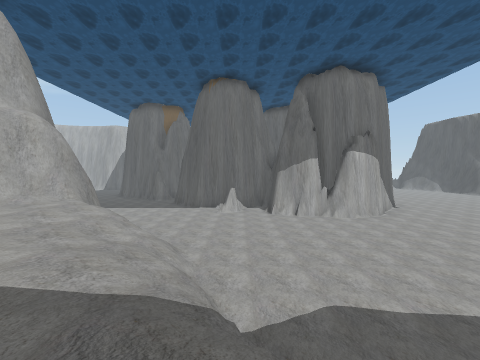
View 1 (above)

19 first-person views from a walk through a scene from a Unity 3-D project. The camera is 1.4 m above the floor, tilts 2° down and sees 90° across. The floor is counted in squares, 2 m on a side. Each view is taken from the middle of a square. On the plan, view 1 faces up. The plan holds only what a view shows up to about 9 squares ahead; the rest is blank. The place goes on beyond the plan. The player is left out. Some animated figures are left out. Some surface patterns are stand-ins.

View 2
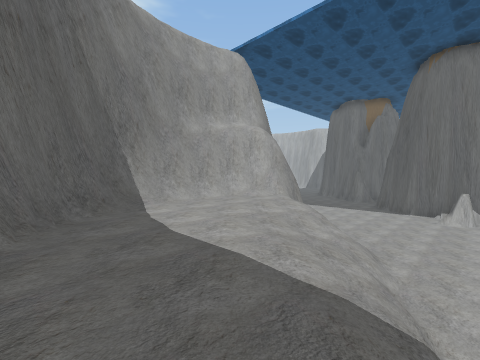

View 3
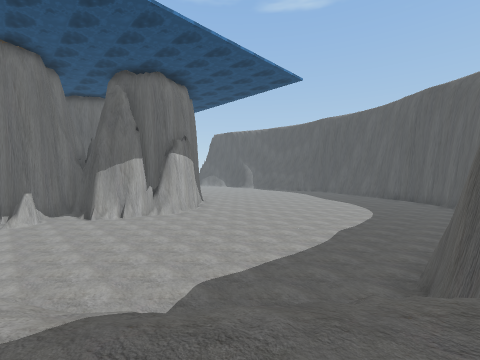

View 4
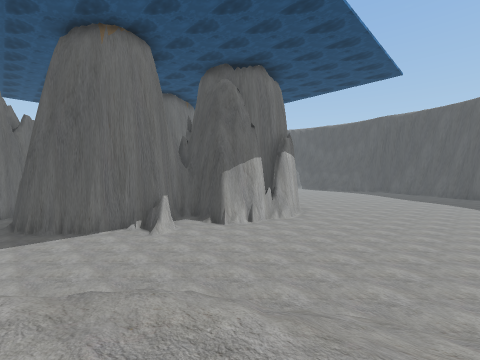

View 5
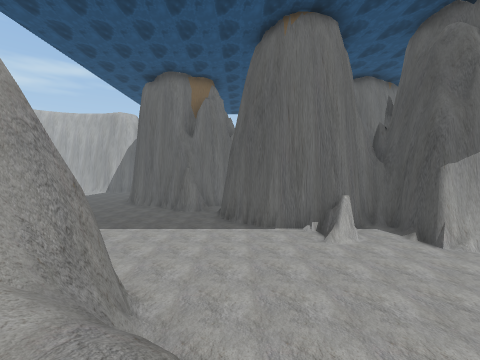

View 6
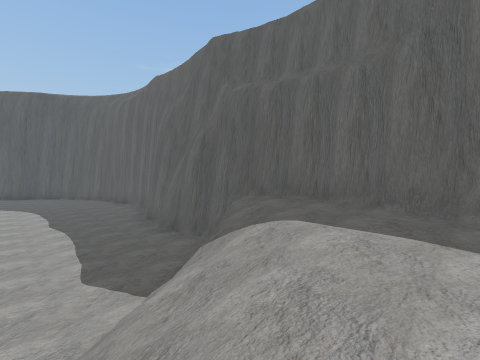

View 7
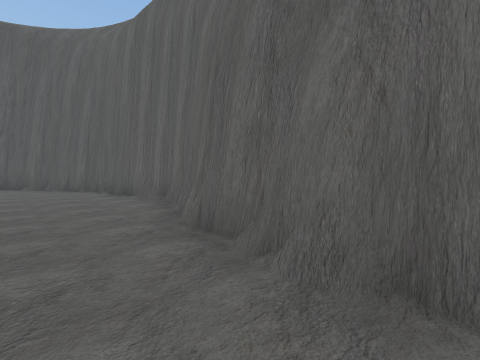

View 8
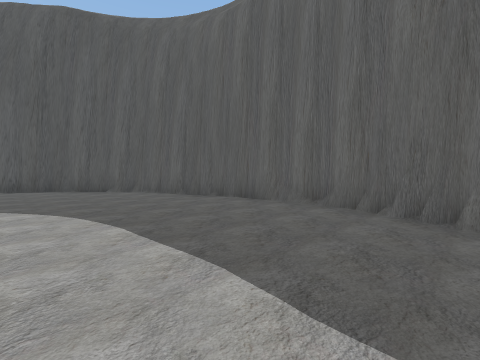

View 9
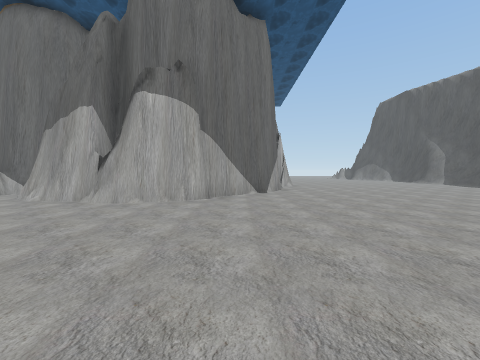

View 10
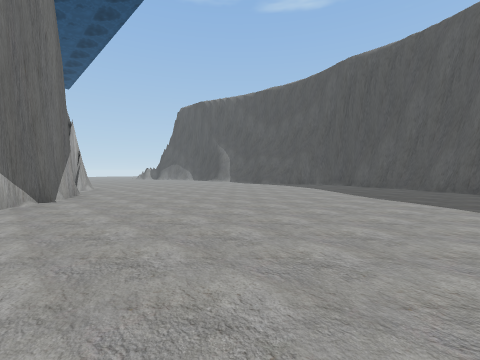

View 11
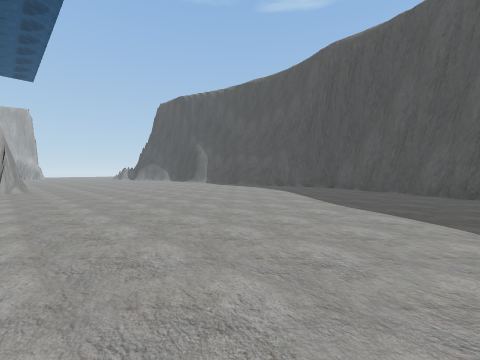

View 12
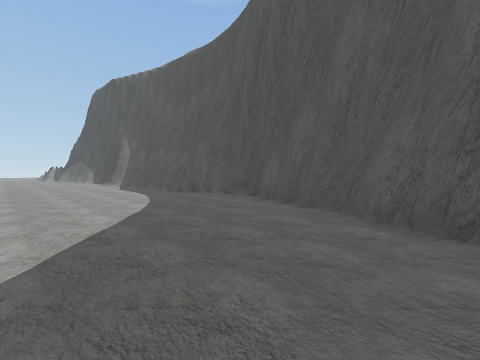

View 13
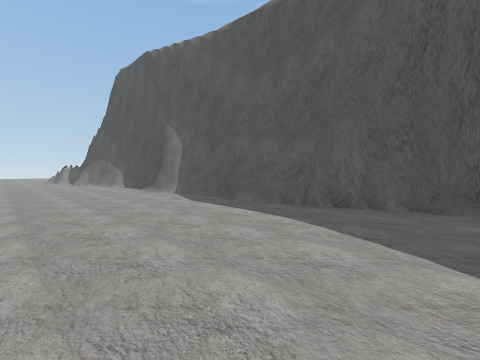

View 14
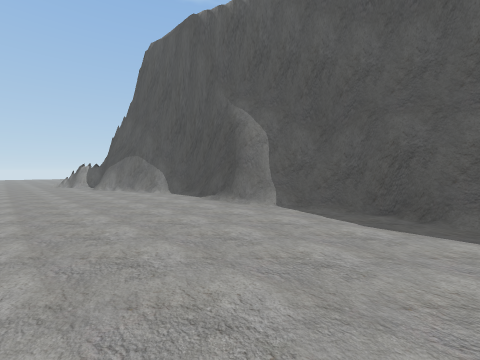

View 15
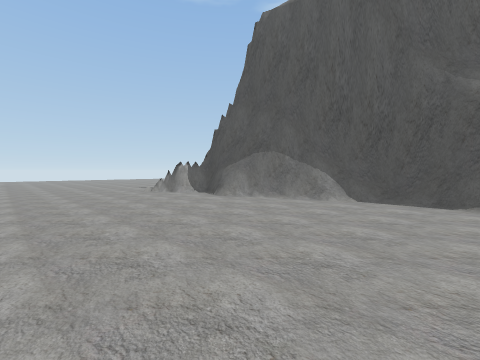

View 16
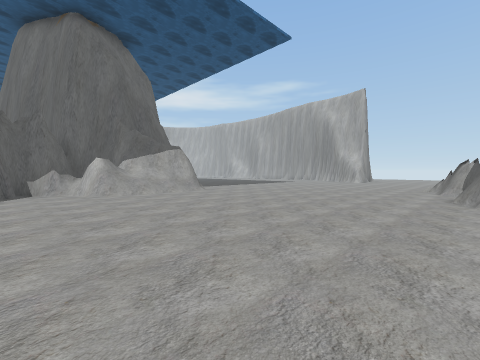

View 17
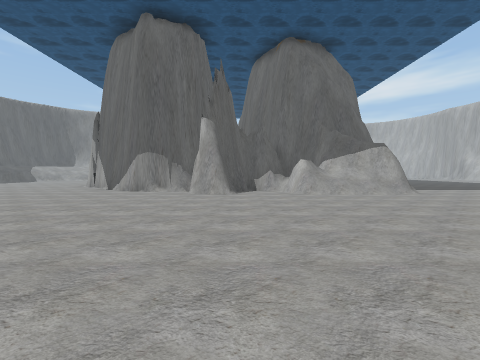

View 18
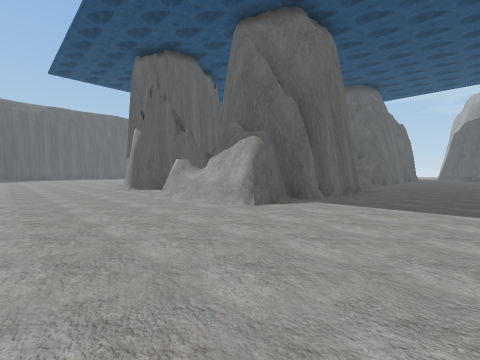

View 19
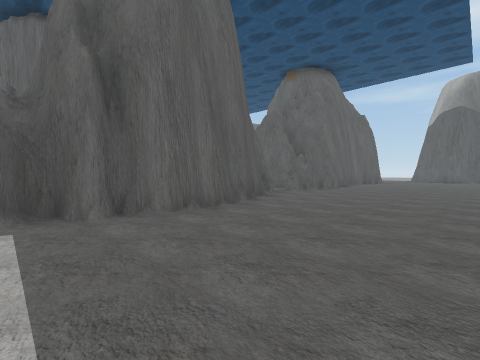

### Floor plan
Key: @ floor where view 1 was taken; # wall or solid block; . main floor; : floor 2.25 m higher than the main floor; / step, stairs or slope; = window, fence, low wall or low ledge; ^ raised ledge; v drop or lower ground.
Columns run from 8 left of view 1 to 20 right of it. Each row starts with its distance up from view 1.
 27     .............   ....##
 26     .....................#
 25      ....................#
 24       ...................##
 23        ....#######........#
 22         =###    ##........#
 21                 ##........##
 20                 #^......../#
 19                 ##........##
 18                 #.........##
 17                 ##........##
 16                 ##......../#
 15     #           ##......../#
 14 ....##          ##......../#
 13 .....##         #........./#
 12  ...v.###      ##..........#
 11  ..vv..####   ##...........##
 10   .vv....######.............#
  9    vv......................##
  8    #v......................#
  7    #v=/....................#
  6    #/=/...................##
  5    #:///..................#
  4    #:///.................##
  3    #:////................#
  2    #:://=...............##
  1    #::::==.............##
  0    ###::@######......###
 -1      #####    ########

Positions as (right, up) in squares from view 1, and headings:
1: (0, 0), facing up
2: (0, 0), facing up-left
3: (-1, 0), facing up-right
4: (-4, 4), facing up-right
5: (-3, 5), facing up
6: (-3, 4), facing down-right
7: (3, 2), facing down-right
8: (6, 4), facing down-right
9: (7, 4), facing up
10: (7, 5), facing up-right
11: (9, 5), facing up-right
12: (14, 5), facing up-right
13: (14, 10), facing up-right
14: (14, 14), facing up-right
15: (12, 19), facing up-right
16: (17, 17), facing up-left
17: (17, 17), facing left
18: (13, 26), facing down-left
19: (8, 27), facing down-left
